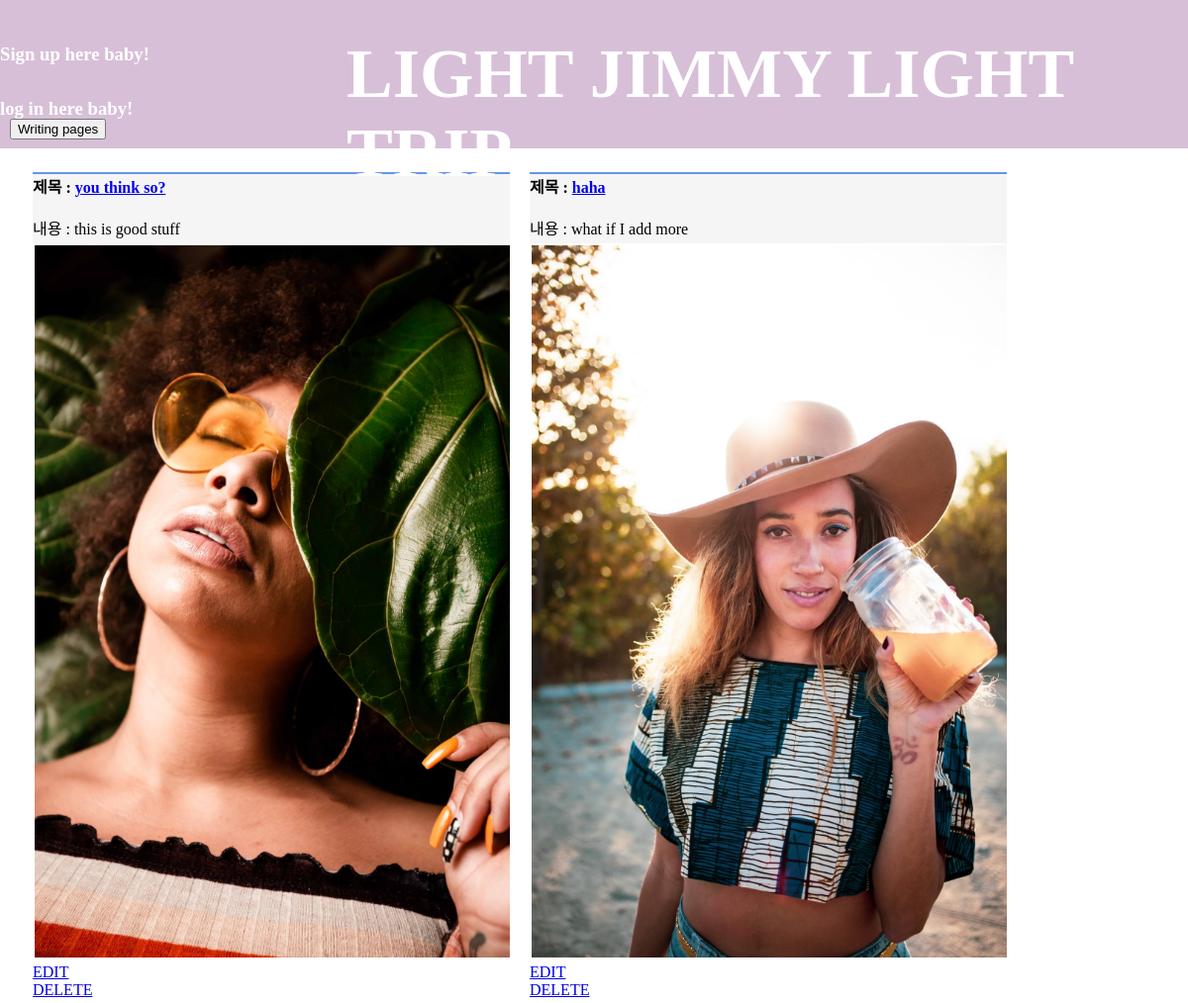
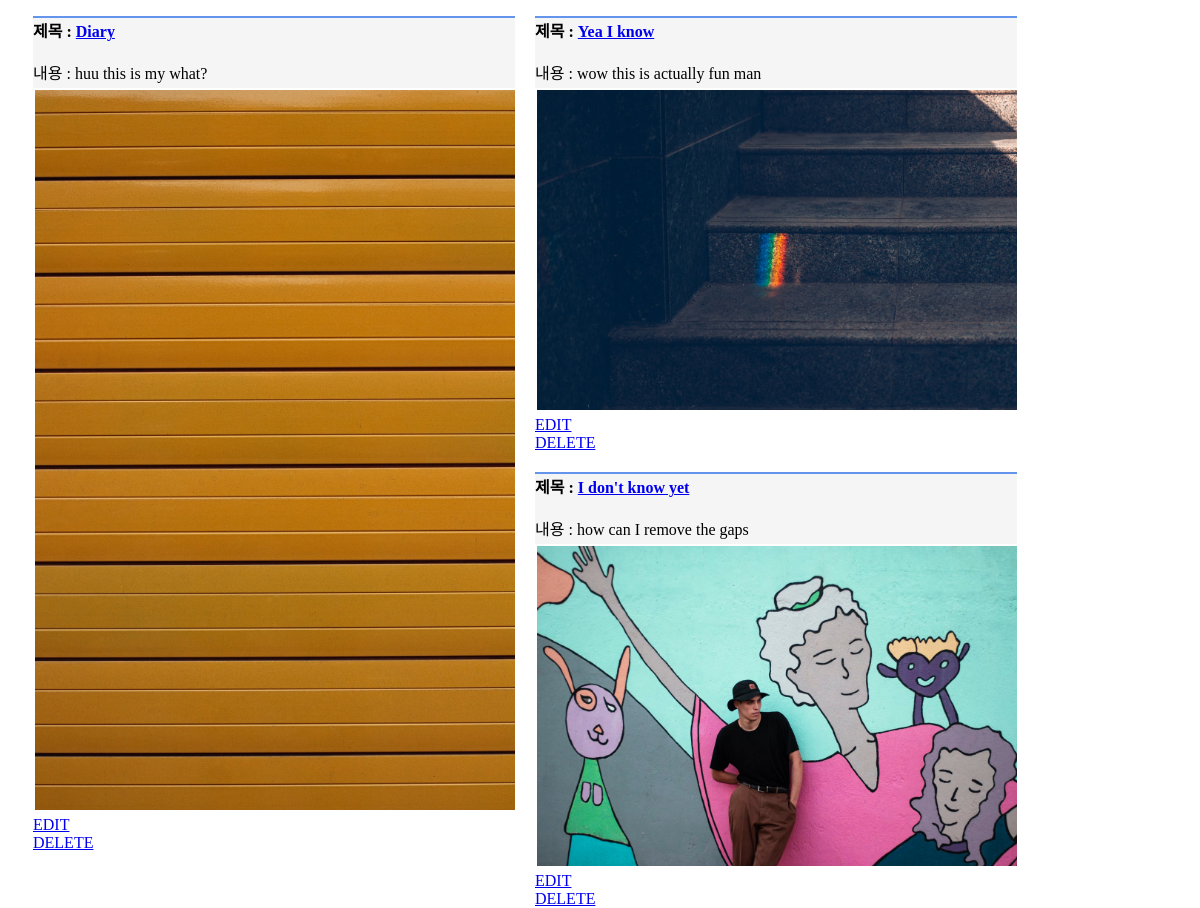
The page / on the database its author committed (2 pictures, top to bottom).
### myapp/models.py (models this page shows)
class Blog(models.Model):
    title = models.CharField(max_length = 30)
    description = models.CharField(max_length = 100)
    created_at = models.DateField(default = timezone.now)
    myimage = models.FileField(upload_to = 'post', default = "hello")

### myapp/views.py (the view)
# urls.py: path('', myapp.views.index, name = "index"),
def index(request):
    all_blog = Blog.objects.all() #al_Blog는 택배 상자여
    context = {"all_blog": all_blog}
    return render(request, 'index.html', context)

### myapp/templates/index.html (shortened to what this page needs)
{% load static %}
<!DOCTYPE html>
<html lang="en">
<head>
    <link rel="stylesheet" href="{% static 'css/index.css' %}">
</head>
<body>
    <div class="wrapper">
            <h1 class="main"> LIGHT JIMMY LIGHT TRIP</h1>
            {% if user.is_authenticated %}
            <h3 class="main1">{{user.username}}! welcome to Jimmy :P</h3>
            <a class="signup" href="{% url 'logout' %}"><h3 class="main2">log out here baby!</h3></a>
            {% else %}
            <a class="signup" href="{% url 'signup' %}"><h3 class="main3">Sign up here baby!</h3></a>
            <a class="signup" href="{% url 'login' %}"><h3 class="main4">log in here baby!</h3></a>
            {% endif %}
            {% block intro %}
            <a href="{% url 'posting' %}"><button class="button"> Writing pages </button></a>
            {% endblock %}
    </div>
    {% block function %}
    <h3>글 목록</h3>
        {% for blog in all_blog %}
        <div class="realbody">
            <div class="wrapper2">
                <strong>제목 : </strong><a href="{% url 'detail' blog.id %}"><strong>{{blog.title}}</strong></a><br>
                       <br>내용 : {{blog.description}}<br>
            </div>
            {% if blog.myimage %}
            <img class="blog_img" src="{{ blog.myimage.url }}" alt="picture"><br>
            {% endif %}
            <a href="{% url 'update' blog.id %}"> EDIT </a><br>
            <a href="{% url 'delete' blog.id %}"> DELETE </a><br>
        </div>
        {% endfor %}
    {% endblock %}
</body>
</html>

### myapp/static/css/index.css (style rules this page uses)
html { font-family: 'Times New Roman'; }
body { background-color: white; color: white; }
.main { margin: 0px 0px; padding: 0px 0px; position: fixed; top: 35px; left: 350px; color: white; font-size: 70px; }
.main3 { position: fixed; top: 25px; color: white; }
.main4 { position: fixed; top: 80px; color: white; }
.realbody { color: black; position: relative; float: left; margin: 10px; z-index: 2; left: 15px; top: 100px; width: 482px; align-content: center; }
.blog_img { width: 480px; border: white 2px solid; display: inline-block; align-content: center; }
.wrapper { background-color: thistle; opacity: 100%; position: fixed; z-index: 3; width: 100%; height: 150px; margin: 0px 0px; padding: 0px 0px; top:0; left:0; border-bottom: white 10px solid; }
.signup { color: white; }
.button { position: fixed; top: 120px; left: 10px; }
.wrapper2 { background-color: whitesmoke; height: 70px; border-top: solid 2px cornflowerblue; }

### rows shown on the page
Blog: title "you think so?", description "this is good stuff", myimage (picture)
Blog: title "haha", description "what if I add more", myimage (picture)
Blog: title "Diary", description "huu this is my what?", myimage (picture)
Blog: title "Yea I know", description "wow this is actually fun man", myimage (picture)
Blog: title "I don't know yet", description "how can I remove the gaps", myimage (picture)
